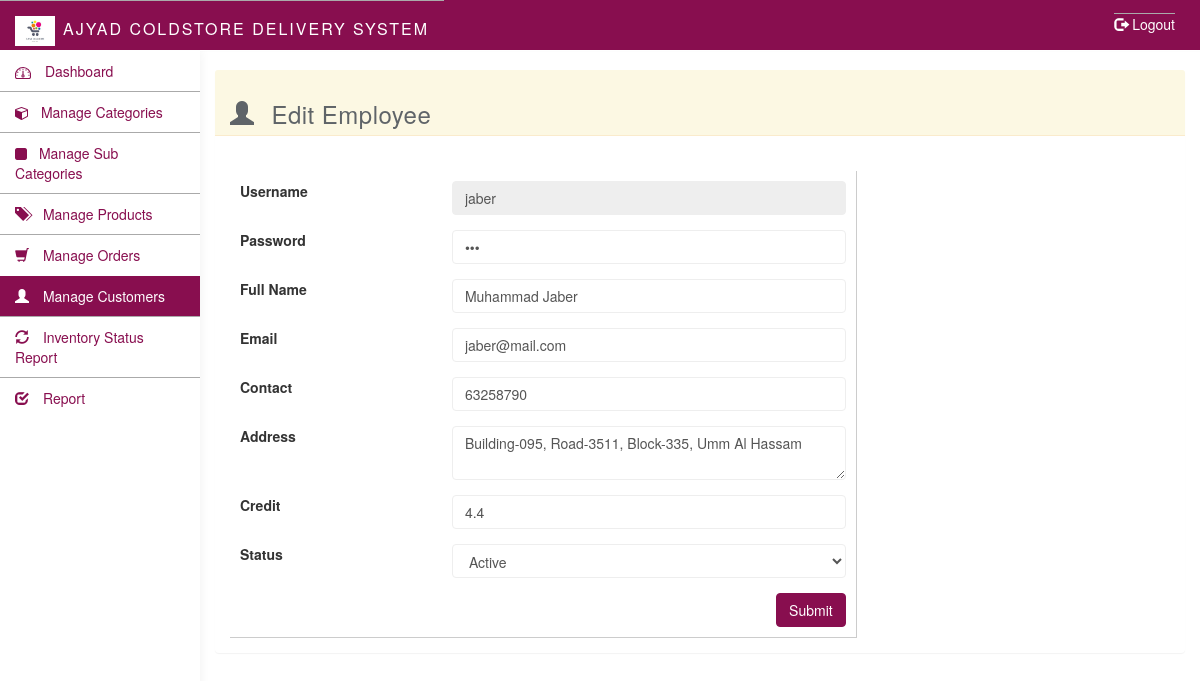
The app's page /admin/edit_user.php?edit_id=2 (signed in) with its own data.
### tables this page shows
CREATE TABLE `customers` (
  `id` int(11) NOT NULL,
  `employee_id` varchar(255) NOT NULL,
  `fullname` varchar(255) NOT NULL,
  `email` varchar(255) NOT NULL,
  `contact` varchar(255) NOT NULL,
  `address` text NOT NULL,
  `credit` varchar(255) NOT NULL DEFAULT '0',
  `password` varchar(255) NOT NULL,
  `created_date` datetime NOT NULL DEFAULT CURRENT_TIMESTAMP,
  `is_active` tinyint(1) NOT NULL DEFAULT '1',
  `status` tinyint(1) NOT NULL DEFAULT '1'
);

### admin/edit_user.php (the view, shortened to what this page needs)
<?php require_once 'includes/header.php'; ?>
<?php
	$edit = null;
	if($_GET['edit_id']){
		$edit_id = $_GET['edit_id'];
		$selSql = "SELECT * FROM customers
		WHERE id = $edit_id";
		$rs = mysqli_query($con, $selSql);
		$edit = mysqli_fetch_assoc($rs);
	}else{
		header('location: users.php?success=false&msg=Requested record not found !');
	}
 ?>
	<div class="col-sm-9 col-sm-offset-3 col-lg-10 col-lg-offset-2 main">
		<div class="row">
			<ol class="breadcrumb top-bar-margin">
				<li><a href="users.php"><span class="glyphicon glyphicon-user"></span> </a></li>
				<li class="active">Manage Employees</li>
			</ol>
		</div>
		<br>
		<div class="panel panel-warning">
	  	<div class="panel-heading">
	  		<h3><span class="glyphicon glyphicon-user"></span> Edit Employee</h3>
	  		<div id="errorDiv" class="col-sm-8 col-sm-offset-2">
      </div>
      <div class="clearfix"></div>
	  	</div>
	  	<div class="panel-body">
	  		<br>
	  		<div class="col-sm-8"  style="padding: 10px; border-right: 1px solid #ccc;border-bottom: 1px solid #ccc">
	  			<form action="" method="post">
	  				<div class="form-group row">
                        <div class="col-sm-4"><label>Username</label>
                       </div>
                        <div class="col-sm-8">
                            <input class="form-control" type="text" id="emp_id" name="emp_id" value="<?=$edit['employee_id'] ?>" disabled>
                        </div>
                    </div>
                    <div class="form-group row">
                        <div class="col-sm-4">
                            <label for="name">Password</label>
                        </div>
                        <div class="col-sm-8">
                            <input class="form-control" type="password" id="password" name="password" value="<?=$edit['password'] ?>" required>
                        </div>
                    </div>
                    <div class="form-group row">
                        <div class="col-sm-4">
                            <label for="name">Full Name</label>
                        </div>
                        <div class="col-sm-8">
                            <input class="form-control" type="text" id="name" name="name" value="<?=$edit['fullname'] ?>" required>
                        </div>
                    </div>
	  				<div class="form-group row">
                        <div class="col-sm-4">
                            <label for="email">Email</label>
                        </div>
                        <div class="col-sm-8">
                            <input class="form-control" type="email" id="email" name="email" value="<?=$edit['email'] ?>" required>
                        </div>
                    </div>
	  				<div class="form-group row">
                        <div class="col-sm-4">
                            <label for="contact">Contact</label>
                        </div>
                        <div class="col-sm-8">
                            <input class="form-control" type="tel" id="contact" name="contact" value="<?=$edit['contact'] ?>" required>
                        </div>
                    </div>
                    <div class="form-group row">
                        <div class="col-sm-4">
                            <label for="address">Address</label>
                        </div>
                        <div class="col-sm-8">
                            <textarea class="form-control" id="address" name="address" required><?=$edit['address'] ?></textarea>
                        </div>
                    </div>
                    <div class="form-group row">
                        <div class="col-sm-4">
                            <label for="contact">Credit</label>
                        </div>
                        <div class="col-sm-8">
                            <input class="form-control" type="number" step="0.01" id="credit" name="credit" value="<?=$edit['credit'] ?>" required>
                        </div>
                    </div>
                    <div class="form-group row">
                        <div class="col-sm-4">
                            <label for="address">Status</label>
                        </div>
                        <div class="col-sm-8">
                            <select class="form-control" name="status" required="">
                                <option value="1" <?php echo ($edit['is_active'] == 1)? 'selected': '' ?> >Active</option>
                            </select>
                        </div>
                    </div>
                    <div class="pull-right">
                    <button class="btn btn-primary">Submit</button>
                	</div>
	  			</form>
	  			<br>
	  		</div>
	  	</div>
	  </div>
	</div>
</body>
</html>

### admin/css/styles.css (style rules this page uses)
h1, h2, h3, h4, h5, h6 { color: #5f6468; }
h3, h4 { font-weight: 300; }
.form-control { border: 1px solid #eee; box-shadow: none; }
.btn-primary, .btn-primary:hover, .btn-primary:focus, .btn-primary:active, .btn-primary.active, .open > .dropdown-toggle.btn-primary, .btn-primary.disabled, .btn-primary[disabled], fieldset[disabled] .btn-primary, .btn-primary.disabled:hover, .btn-primary[disabled]:hover, fieldset[disabled] .btn-primary:hover, .btn-primary.disabled:focus, .btn-primary[disabled]:focus, fieldset[disabled] .btn-primary:focus, .btn-primary.disabled:active, .btn-primary[disabled]:active, fieldset[disabled] .btn-primary:active, .btn-primary.disabled.active, .btn-primary[disabled].active, fieldset[disabled] .btn-primary.active { background-color: #880E4F; border-color: #880E4F; }
.panel { border: 0; }
.panel-heading { font-size: 18px; font-weight: 300; letter-spacing: 0.025em; height: 66px; line-height: 45px; }
.breadcrumb { border-radius: 0; padding: 10px 15px; background: #e9ecf2; box-shadow: 0 1px 1px rgba(0, 0, 0, .05); margin: 0 ; }
.top-bar-margin { margin-top:10px; }
.panel-heading .glyphicon { margin-right: 10px; }

### records on screen
customers: emp_id "jaber", name "Muhammad Jaber", email "jaber@mail.com", contact "63258790", address "Building-095, Road-3511, Block-335, Umm Al Hassam", credit "4.4", status "Active"

### other values on screen
constant("SYSTEM_NAME") "AJYAD COLDSTORE DELIVERY SYSTEM"
